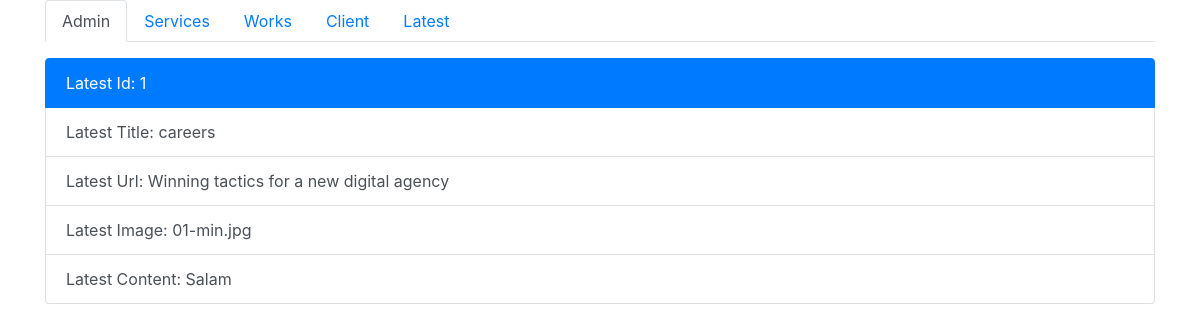
Screenshot of /admin/latest/watch/1 with the database file from the repository.
### app/models.py (models this page shows)
class Latest(db.Model):
    id = db.Column(db.Integer, primary_key=True)
    l_title = db.Column(db.String(255))
    l_url = db.Column(db.String(255))
    l_content = db.Column(db.Text)
    l_img = db.Column(db.String(255))

### admin/latest_routes.py (the view)
@latest_bp.route('/latest/watch/<id>')
def latest_watch(id):
    watchLatest = Latest.query.get(id)
    return render_template('admin/latest_watch.html', watchLatest = watchLatest)

### admin/templates/admin/latest_watch.html
{% extends 'admin/base.html' %}
{% block content %}
<div class="container">
    <div class="row">
        <div class="col-12">
            <div class="list-group mt-3">
                <a href="#" class="list-group-item list-group-item-action active">Latest Id: {{watchLatest.id}}</a>
                <a href="#" class="list-group-item list-group-item-action">Latest Title: {{watchLatest.l_title}}</a>
                <a href="#" class="list-group-item list-group-item-action">Latest Url: {{watchLatest.l_url}}</a>
                <a href="#" class="list-group-item list-group-item-action">Latest Image: {{watchLatest.l_img}}</a>
                <a href="#" class="list-group-item list-group-item-action">Latest Content: {{watchLatest.l_content}}</a>
            </div>
        </div>
    </div>
</div>
{% endblock content %}

### rows the page displays
Latest: id "1", l_title "careers", l_url "Winning tactics for a new digital agency", l_img "01-min.jpg", l_content "Salam"
